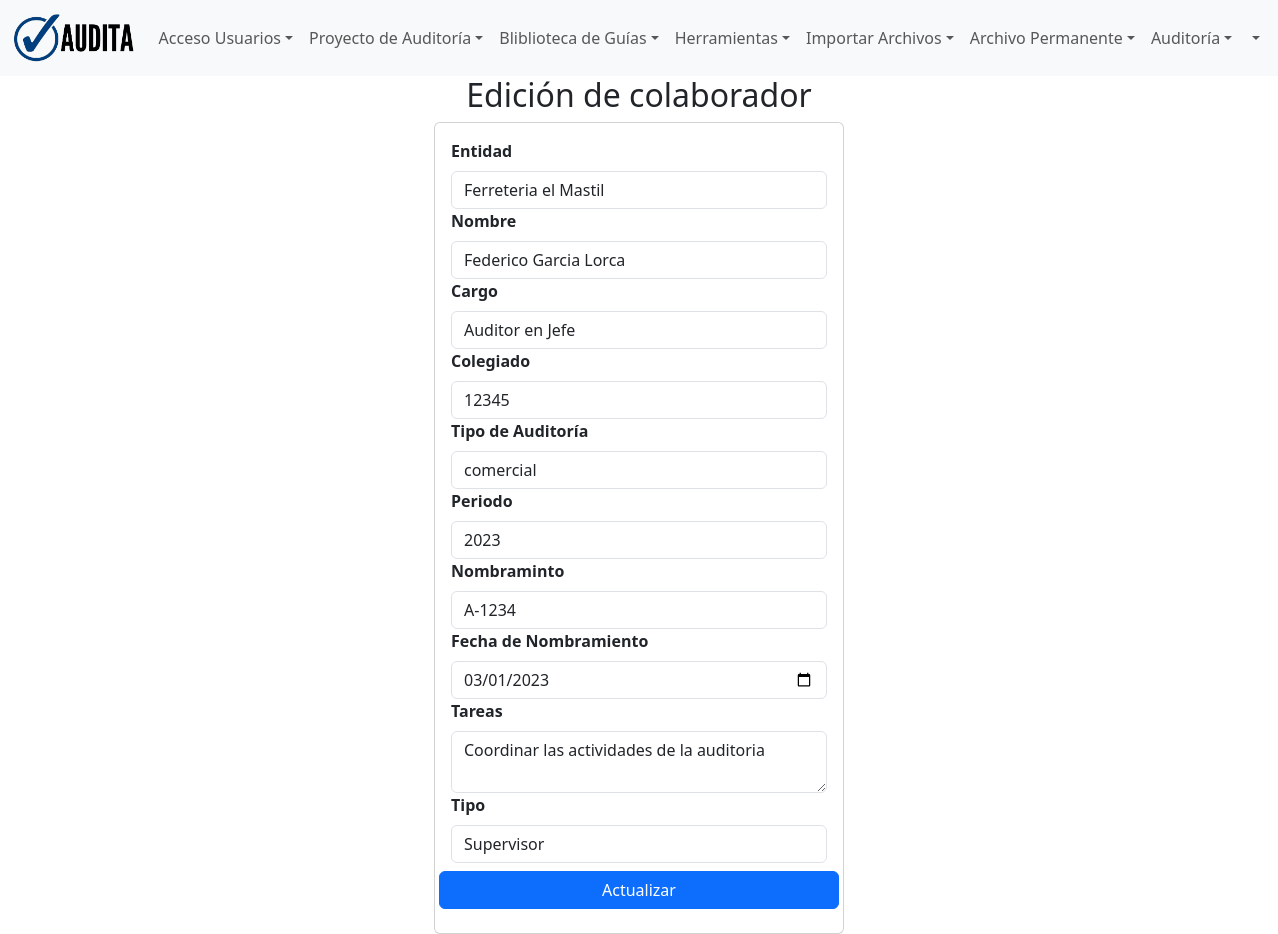
The app's page /proyecto/editarColaborador/Federico Garcia Lorca with its own data.
### proyecto/models.py (models this page shows, shortened)
class AuditorSupervisor(models.Model):
    TIPO_OPCIONES = (
    ('Auditor', 'Auditor'),
    ('Supervisor', 'Supervisor'),
    ('Otros', 'Otros'),
)
    entidad = models.ForeignKey(Entidad, on_delete=models.CASCADE,null=False, blank=False, verbose_name='Asociar Entidad')
    nombre = models.CharField(max_length=100, null=False, blank=False, verbose_name='Nombre')
    cargo = models.CharField(max_length=50,null=False, blank=False, verbose_name='Cargo')
    colegiado = models.CharField(max_length=50, null=True, blank=True, verbose_name='Colegiado')
    tipo_auditoria = models.CharField(max_length=50, null=False, blank=False, verbose_name='Tipo de Auditoria')
    periodo = models.CharField(max_length=30, null=False, blank=False, verbose_name='Periodo')
    nombramiento = models.CharField(max_length=30, null=False, blank=False, verbose_name='Nombramiento')
    fecha_nombramiento = models.DateField(null=False, blank=False, verbose_name='Fecha de Nombramiento')
    tareas = models.TextField(null=True, blank=True, verbose_name='Asignacion de tareas')
    tipo = models.CharField(max_length=20, null=False, blank=False, choices=TIPO_OPCIONES, verbose_name='Tipo Colaborador')
    class Meta:
        db_table = 'auditorSupervisor'
        verbose_name = 'AuditorSupervisor'
        verbose_name_plural = 'AuditoresSupervisores'
        ordering = ['id']

class Entidad(models.Model):
    nombre = models.CharField(max_length=100, null=False, blank=False, verbose_name='Nombre de Entidad')
    direccion = models.CharField(max_length=150, null=False, blank=False, verbose_name='Direccion')
    ciudad = models.CharField(max_length=100, null=False, blank=False, verbose_name='Ciudad')
    pais = models.CharField(max_length=100, null=False, blank=False, verbose_name='Pais')
    nit = models.CharField(max_length=10, null=False, blank=False, verbose_name='Nit')
    seguroSocial = models.CharField(max_length=15, null=True, blank=True, verbose_name='Seguro Social')
    representante = models.CharField(max_length=100, null=False, blank=False, verbose_name='Representante')
    contacto = models.ForeignKey(Contacto,on_delete=models.CASCADE, null=False,blank=False)
    email = models.EmailField(max_length=250, null=True, blank=True, verbose_name='Correo Electrónico')
    telefono = models.CharField(max_length=15, null=True, blank=True, verbose_name='Teléfono')
    whatsapp = models.CharField(max_length=15, null=True, blank=True, verbose_name='WhatsApp/Telegram')
    sitio = models.CharField(max_length=50, null=True, blank=True, verbose_name='Sitio Web')
    actividadE = models.CharField(max_length=100, null=True, blank=True, verbose_name='Actividad Económica')
    actividadS = models.CharField(max_length=100, null=True, blank=True, verbose_name='Actividad de Servicios')
    norma = models.CharField(max_length=100, null=True, blank=True, verbose_name='Norma Contable')
    def __str__(self):
        return self.nombre
    class Meta:
        db_table = 'entity'
        verbose_name = 'Entidad'
        verbose_name_plural = 'Entidades'
        ordering = ['id']

### proyecto/views.py (the view)
# urls.py: path('editarColaborador/<nombre>',views.editarColaborador,name='editarColaborador'),
def editarColaborador(request,nombre):
    colaborador = AuditorSupervisor.objects.get(nombre=nombre)
    return render(request, 'proyecto/editarColaborador.html',{'colaborador':colaborador})

### templates/proyecto/editarColaborador.html (shortened to what this page needs)
{% extends 'layout/base.html' %}
{% load crispy_forms_tags %}
{% load static %}
{% block 'content' %}
<div class="row">
    <div class="col-md-4 offset-md-4">
        <h2 class="text-center">Edición de colaborador</h2>
        <div class="card">
            <div class="card-body">
                <form action="/proyecto/editaColaborador/" method="POST">
                    <div class="form-group">
                        <label for="entidad" class=" form-label"><strong>Entidad</strong> </label>
                        <input type="text" id="entidad" name="entidad" value="{{colaborador.entidad}}" class="form-control" readonly required>
                    </div>
                    <div class="form-group">
                        <label for="nombre" class=" form-label"><strong>Nombre</strong></label>
                        <input type="text" id="nombre" name="nombre" value="{{colaborador.nombre}}" class="form-control" readonly required>
                    </div>
                    <div class="form-group">
                        <label for="cargo" class=" form-label"><strong>Cargo</strong></label>
                        <input type="text" id="cargo" name="cargo" value="{{colaborador.cargo}}" class="form-control" required>
                    </div>
                    <div class="form-group">
                        <label for="colegiado" class=" form-label"><strong>Colegiado</strong></label>
                        <input type="text" id="colegiado" name="colegiado" value="{{colaborador.colegiado}}" class="form-control" required>
                    </div>
                    <div class="form-group">
                        <label for="tipo_auditoria" class=" form-label"><strong>Tipo de Auditoría</strong></label>
                        <input type="text" id="tipo_auditoria" name="tipo_auditoria" value="{{colaborador.tipo_auditoria}}" class="form-control" required>
                    </div>
                    <div class="form-group">
                        <label for="periodo" class=" form-label"><strong>Periodo</strong></label>
                        <input type="text" id="periodo" name="periodo" value="{{colaborador.periodo}}" class="form-control" required>
                    </div>
                    <div class="form-group">
                        <label for="nombramiento" class=" form-label"><strong>Nombraminto</strong></label>
                        <input type="text" id="nombramiento" name="nombramiento" value="{{colaborador.nombramiento}}" class="form-control" required>
                    </div>
                    <div class="form-group">
                        <label for="fecha_nombramiento" class=" form-label"><strong>Fecha de Nombramiento</strong></label>
                        <input type="date" id="fecha_nombramiento" name="fecha_nombramiento" value="{{colaborador.fecha_nombramiento|date:'Y-m-d'}}" class="form-control" required>
                    </div>
                    <div class="form-group">
                        <label for="tareas" class=" form-label"><strong>Tareas</strong></label>
                        <textarea id="tareas" name="tareas" class="form-control" required>{{colaborador.tareas}}</textarea>
                    </div>
                    <div class="form-group">
                        <label for="tipo" class=" form-label"><strong>Tipo</strong></label>
                        <input type="text" id="tipo" name="tipo" value="{{colaborador.tipo}}" class="form-control" required>
                    </div>
                    <div class=" row form-group py-2">
                        <button type="submit" class="btn btn-primary btn-block text-white">Actualizar</button>
                    </div>
                </form>
            </div>
        </div>
    </div>
</div>
{% endblock 'content' %}

### records on screen
AuditorSupervisor: entidad "Ferreteria el Mastil", nombre "Federico Garcia Lorca", cargo "Auditor en Jefe", colegiado "12345", tipo_auditoria "comercial", periodo "2023", nombramiento "A-1234", fecha_nombramiento "03/01/2023", tareas "Coordinar las actividades de la auditoria", tipo "Supervisor"
